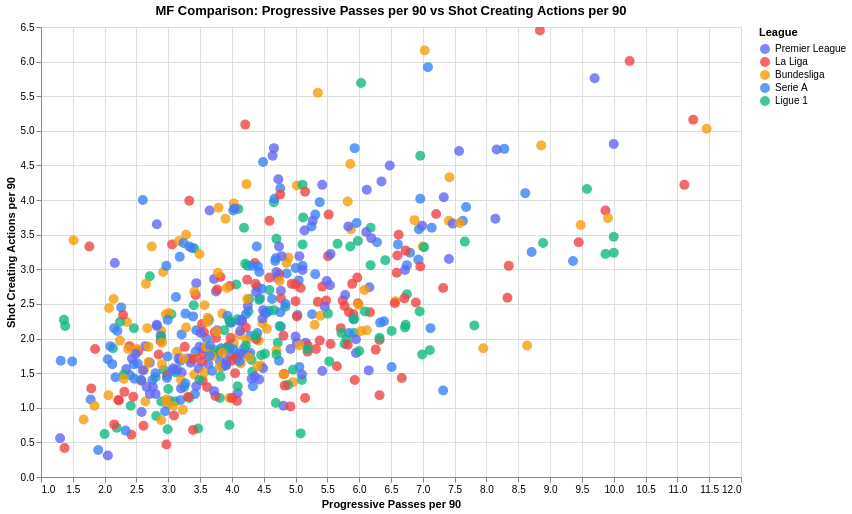

This figure's Vega-Lite source:
### Vega-Lite specification from a JSON file in a GitHub repository (floating-point values rounded to 4 significant figures; data arrays with more than 128 entries replaced by an {"elided": "..."} marker saying what was removed)
{"config": {"view": {"continuousWidth": 300, "continuousHeight": 300}}, "data": {"name": "data-a6fee52a78869533489d8eebdd3cf90a"}, "mark": {"type": "circle", "size": 100}, "encoding": {"color": {"condition": {"param": "param_7", "field": "League", "scale": {"domain": ["Premier League", "La Liga", "Bundesliga", "Serie A", "Ligue 1"], "range": ["#6366f1", "#ef4444", "#f59e0b", "#3b82f6", "#10b981"]}, "type": "nominal"}, "value": "lightgray"}, "opacity": {"condition": {"param": "param_7", "value": 0.8}, "value": 0.2}, "tooltip": [{"field": "Player", "type": "nominal"}, {"field": "Squad", "type": "nominal"}, {"field": "League", "type": "nominal"}, {"field": "Age", "type": "quantitative"}, {"field": "PrgP_per_90", "format": ".2f", "type": "quantitative"}, {"field": "SCA_per_90", "format": ".2f", "type": "quantitative"}, {"field": "Gls", "title": "Goals", "type": "quantitative"}, {"field": "Ast", "title": "Assists", "type": "quantitative"}], "x": {"field": "PrgP_per_90", "scale": {"zero": false}, "title": "Progressive Passes per 90", "type": "quantitative"}, "y": {"field": "SCA_per_90", "scale": {"zero": false}, "title": "Shot Creating Actions per 90", "type": "quantitative"}}, "height": 450, "params": [{"name": "param_7", "select": {"type": "point", "fields": ["League"]}, "bind": "legend"}, {"name": "param_9", "select": {"type": "interval", "encodings": ["x", "y"]}, "bind": "scales"}], "title": "MF Comparison: Progressive Passes per 90 vs Shot Creating Actions per 90", "width": 700, "$schema": "https://vega.github.io/schema/vega-lite/v5.20.1.json", "datasets": {"data-a6fee52a78869533489d8eebdd3cf90a": {"elided": "534 records"}}}
